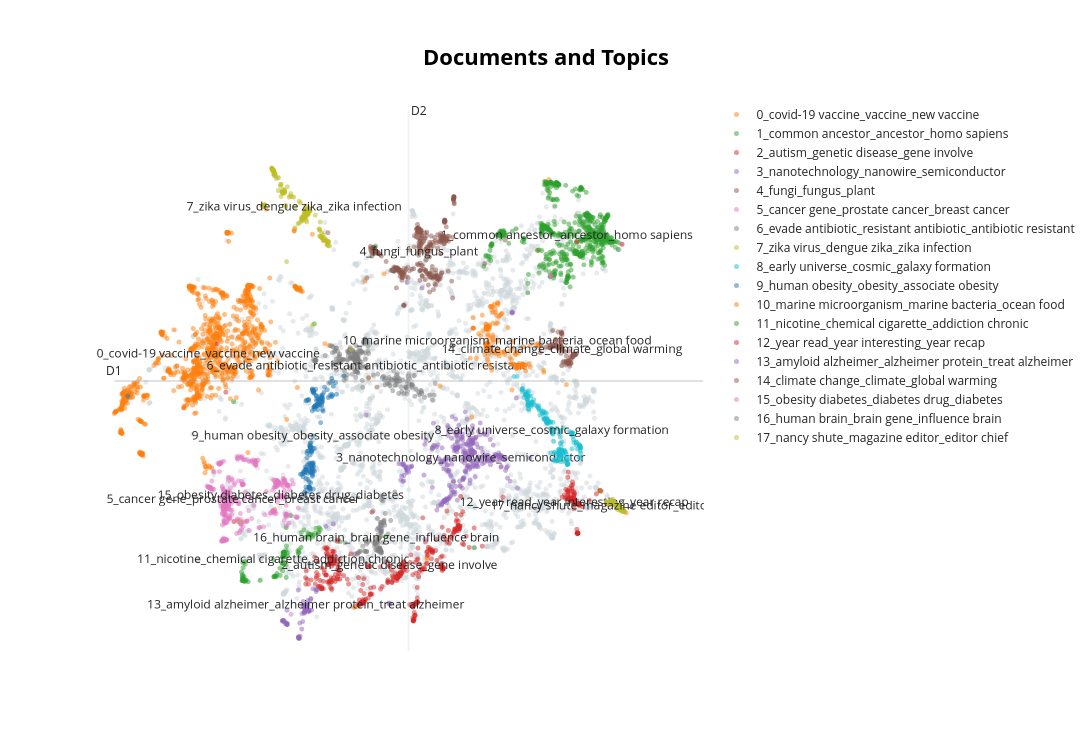

The notebook cell saved with this chart:
### Markdown cell above
## View documents and topics

### Code cell
model.visualize_documents(text, embeddings=embeddings)
